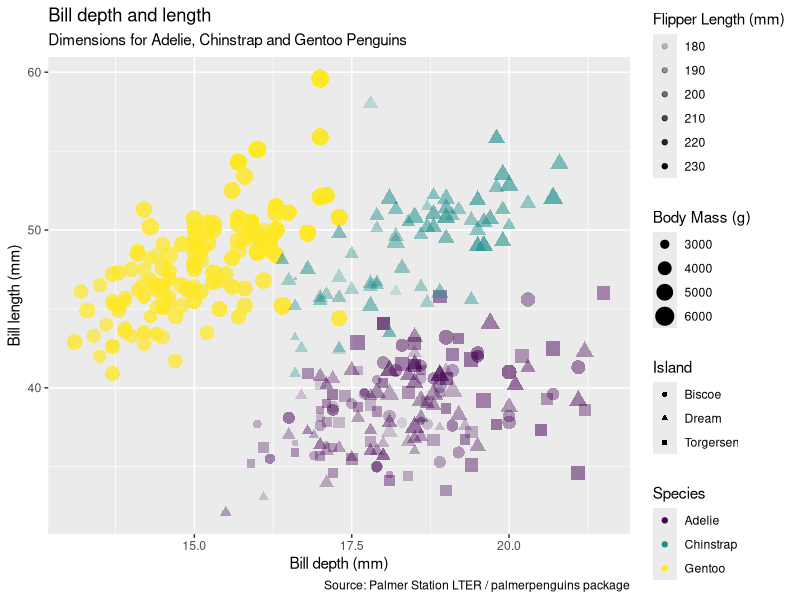
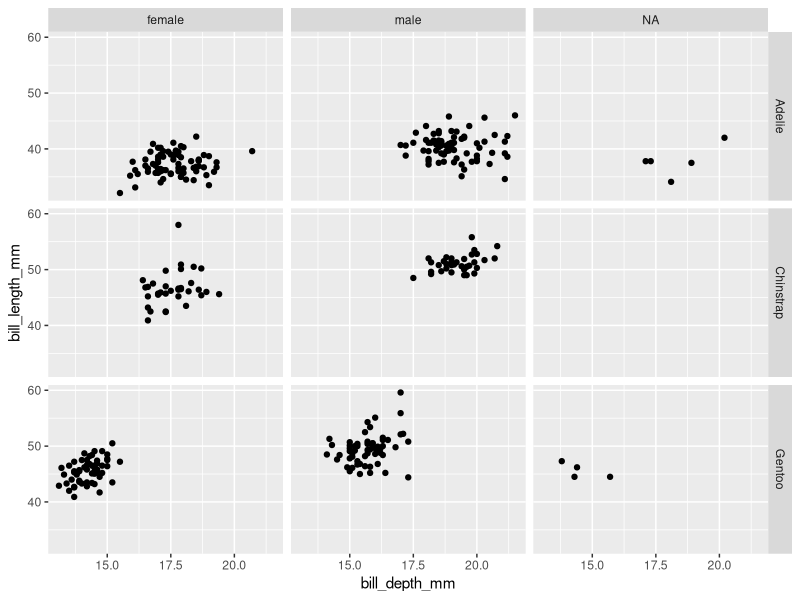
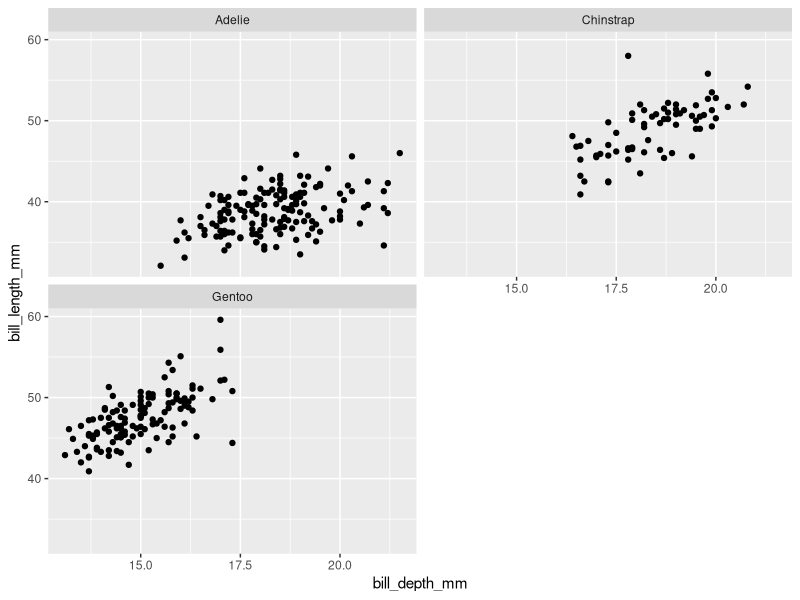
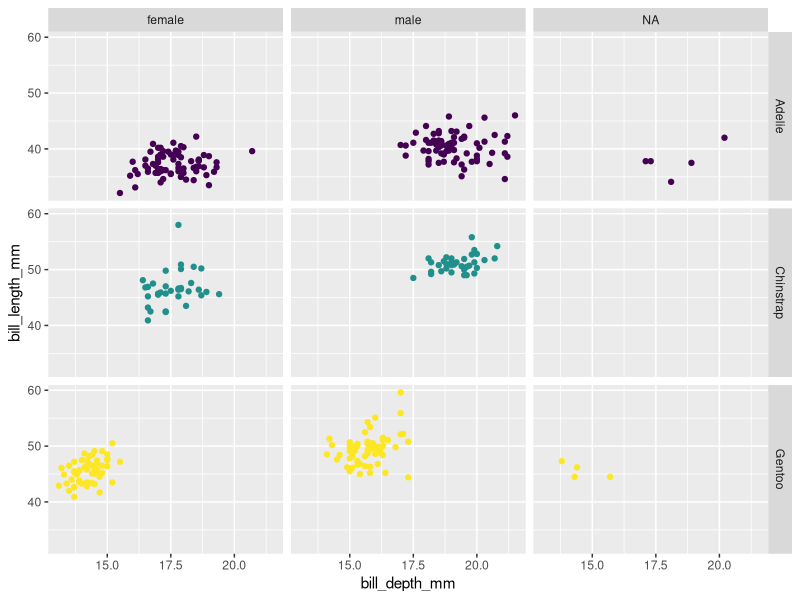

Here is the R script that generated these plots, in order:
### Plotting with ggplot using data from the "palmerpenguins" package
### Created by: Wei Shen Lim
### Created on: 2026-09-09
#####################################################################

## Load Libraries
library(palmerpenguins)
library(tidyverse)

## View data
glimpse(penguins)

## Exploring mapping options of ggplot
ggplot(data = penguins, #set data frame
       mapping = aes(x = bill_depth_mm, #arguments in aes = mapping
                     y = bill_length_mm,
                     color = species,
                     shape = island,
                     size = body_mass_g,
                     alpha = flipper_length_mm)) + #alpha = transparency
  geom_point() + #arguments in geoms = setting
  labs(title = "Bill depth and length",
       subtitle = "Dimensions for Adelie, Chinstrap and Gentoo Penguins",
       x = "Bill depth (mm)",
       y = "Bill length (mm)",
       color = "Species",
       shape = "Island", 
       size = "Body Mass (g)", 
       alpha = "Flipper Length (mm)", 
       caption = "Source: Palmer Station LTER / palmerpenguins package") +
  scale_color_viridis_d() #color scale for color blindness

## Faceting (smaller plots that display different subsets of the data)
#facet_grid #must be a grid
ggplot(penguins,
       aes(x = bill_depth_mm,
           y = bill_length_mm)) +
  geom_point() +
  facet_grid(species~sex) #makes multiple plots group by species (rows) and sex (columns)

#facet_wrap (can manipulate rows and columns)
ggplot(penguins,
       aes(x = bill_depth_mm,
           y = bill_length_mm)) +
  geom_point() +
  facet_wrap(~ species, ncol = 2) #wrap by species, and make it two columns

## Combine facet with others
ggplot(penguins,
       aes(x = bill_depth_mm,
           y = bill_length_mm,
           color = species)) +
  geom_point() +
  scale_color_viridis_d() +
  facet_grid(species~sex) +
  guides(color = "none") #remove redundant legend
